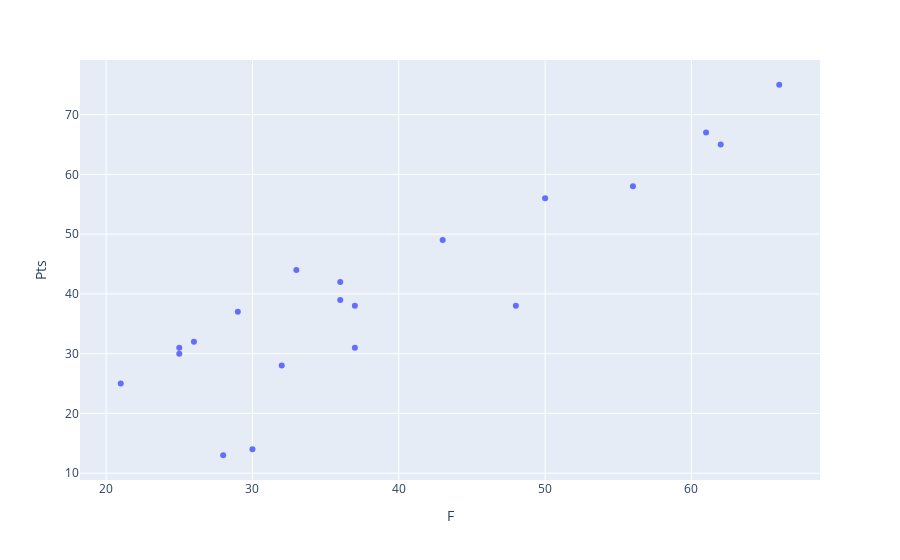

Notebook code for this chart:
### Code cell
px.scatter(df, x='F', y='Pts', hover_name='Team')

### Figure 1 — Plotly figure (JSON) as saved in the notebook; plotly's stock layout.template omitted (floating-point values rounded to 4 significant figures)
{"data": [{"hovertemplate": "<b>%{hovertext}</b><br><br>F=%{x}<br>Pts=%{y}<extra></extra>", "hovertext": ["Real Madrid", "Barcelona", "Girona", "Atletico Madrid", "Athletic Bilbao", "Real Sociedad", "Valencia", "Real Betis", "Osasuna", "Villarreal", "Getafe", "Las Palmas", "Alaves", "Sevilla", "Real Mallorca", "Rayo Vallecano", "Celta Vigo", "Cadiz", "Granada", "Almeria"], "legendgroup": "", "marker": {"color": "#636efa", "symbol": "circle"}, "mode": "markers", "name": "", "orientation": "v", "showlegend": false, "type": "scatter", "x": [66, 61, 62, 56, 50, 43, 33, 36, 36, 48, 37, 29, 26, 37, 25, 25, 32, 21, 30, 28], "xaxis": "x", "y": [75, 67, 65, 58, 56, 49, 44, 42, 39, 38, 38, 37, 32, 31, 31, 30, 28, 25, 14, 13], "yaxis": "y"}], "layout": {"legend": {"tracegroupgap": 0}, "margin": {"t": 60}, "xaxis": {"anchor": "y", "domain": [0, 1], "title": {"text": "F"}}, "yaxis": {"anchor": "x", "domain": [0, 1], "title": {"text": "Pts"}}}}
